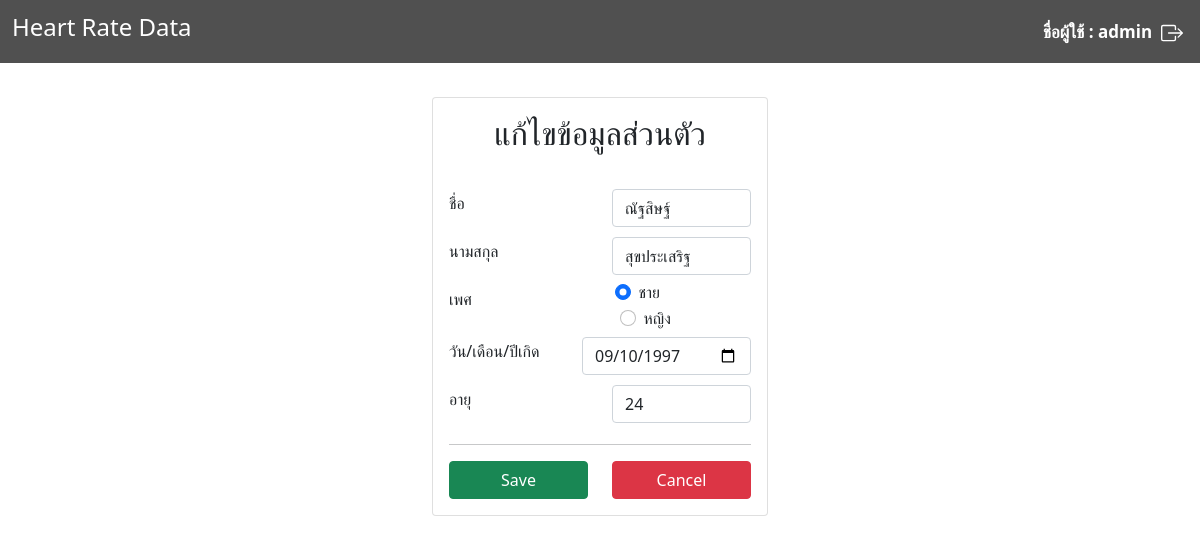
Page /admin_edituser.php?user=develop013 (signed in) on the committed database.
### tables this page shows
CREATE TABLE `userheartrate` (
  `id` int(100) NOT NULL,
  `username` varchar(255) NOT NULL,
  `password` varchar(255) NOT NULL,
  `fname` varchar(255) NOT NULL,
  `lname` varchar(255) NOT NULL,
  `gender` varchar(255) NOT NULL,
  `bdate` date NOT NULL,
  `age` int(100) NOT NULL,
  `date` varchar(255) NOT NULL,
  `time` time NOT NULL,
  `level` varchar(255) NOT NULL
);

### admin_edituser.php (the view, shortened to what this page needs)
<!DOCTYPE html>
<html>
<head>
    <link href="https://cdn.jsdelivr.net/npm/bootstrap@5.0.0-beta3/dist/css/bootstrap.min.css" rel="stylesheet">
    <link href="style.css" rel="stylesheet">
</head>
<link rel="stylesheet" type="text/css" href="https://cdn.datatables.net/v/bs4/jszip-2.5.0/dt-1.10.23/af-2.3.5/b-1.6.5/b-colvis-1.6.5/b-flash-1.6.5/b-html5-1.6.5/b-print-1.6.5/datatables.min.css" />
<body>
    <div name="HNavbar">
        <nav class="navbar navbar-expand-lg navbar-light " style="background-color: #505050; ">
            <div class="container-fluid">
                <a class="navbar-brand font-nav" style="color: white;" href="./admin_index.php">
                    <h4>Heart Rate Data</h4>
                </a>
                <span class="navbar-text" style="color: white;">
                    <?php
                    if (!$_SESSION["usersess"]) {
                        header("Location: ./login.php");
                    } else {
                        echo "<lable class=font_bold>ชื่อผู้ใช้ : " . $_SESSION["usersess"] . "</label>" . "&nbsp;" . "&nbsp;";
                        echo "<lable ><a href=./logout.php class='navbar-light'><svg xmlns='http://www.w3.org/2000/svg' width='22' height='22' fill='currentColor' class='bi bi-box-arrow-right logout' viewBox='0 0 16 16' alt='Logut'>
                        <path fill-rule='evenodd' d='M10 12.5a.5.5 0 0 1-.5.5h-8a.5.5 0 0 1-.5-.5v-9a.5.5 0 0 1 .5-.5h8a.5.5 0 0 1 .5.5v2a.5.5 0 0 0 1 0v-2A1.5 1.5 0 0 0 9.5 2h-8A1.5 1.5 0 0 0 0 3.5v9A1.5 1.5 0 0 0 1.5 14h8a1.5 1.5 0 0 0 1.5-1.5v-2a.5.5 0 0 0-1 0v2z'/>
                        <path fill-rule='evenodd' d='M15.854 8.354a.5.5 0 0 0 0-.708l-3-3a.5.5 0 0 0-.708.708L14.293 7.5H5.5a.5.5 0 0 0 0 1h8.793l-2.147 2.146a.5.5 0 0 0 .708.708l3-3z'/>
                      </svg></a></lable>";
                    }
                    ?>
                </span>
            </div>
        </nav>
        <br>
    </div>
    <div class="container">
        <div class="row">
            <div class="col">
                <div class="card userform">
                    <div class="card-body">
                        <?php
                        require_once './php/conn.php';
                        $custom = $_GET['user'];
                        $sql = "SELECT * FROM userheartrate WHERE username = '$custom' ";
                        $result = mysqli_query($conn, $sql);
                        $userinfo = mysqli_fetch_array($result);
                        extract($userinfo);
                        if (isset($id)) {
                            echo "<form class='styform' name='form_add' action='./php/admin_update_user.php' method='POST'>
                                <h2 class='Hinfo'>แก้ไขข้อมูลส่วนตัว</h2><br>
                                <input type='hidden' class='form-control' name='user_name' value = $custom>
                                <div class='row'>
                                    <label class='col col-form-label'>ชื่อ</label>
                                    <div class='col'>
                                        <input type='text' class='form-control' name='fname' onblur='check_name()' required value = $userinfo[fname]>
                                    </div>
                                </div>";
                            echo "
                                <div class='row mb'>
                                    <label class='col col-form-label'>นามสกุล</label>
                                    <div class='col'>
                                        <input type='text' class='form-control' name='lname' onblur='check_lastname()' required value = $userinfo[lname]>
                                    </div>
                                </div>";
                            if ($userinfo['gender'] == 'ชาย') {
                                echo "
                                <div class='row mb'>
                                    <label class='col col-form-label'>เพศ</label>
                                    <div class='col' style='margin-left: 5px;'>
                                        <div class='form-check form-check-inline'>
                                            <input class='form-check-input' type='radio' name='gender' id='inlineRadio1' value='ชาย' echo checked>
                                            <label class='form-check-label' for='inlineRadio1'>ชาย</label>
                                        </div>
                                        <div class='form-check form-check-inline' style='margin-left: 5px;'>
                                            <input class='form-check-input' type='radio' name='gender' id='inlineRadio2' value='หญิง'>
                                            <label class='form-check-label' >หญิง</label>
                                        </div>
                                    </div>
                                </div>";
                            }
                            echo "
                                <div class='row mb'>
                                    <label class='col col-form-label'>วัน/เดือน/ปีเกิด</label>
                                    <div class='col has-validation'>
                                        <input type='date' class='form-control' name='bdate' value = $userinfo[bdate]>
                                    </div>
                                </div>";
                            echo "
                                <div class='row mb'>
                                    <label class='col col-form-label'>อายุ</label>
                                    <div class='col'>
                                        <input type='text' class='form-control' name='age' onblur='check_num()' required value = $userinfo[age]>
                                    </div>
                                </div>";
                        }
                        ?>
                        <hr>
                        <div class="row">
                            <div class="col">
                                <input type="submit" class="btn btn-success" style="width:100%; margin:auto;" value="Save"><br>
                            </div>
                            <div class="col">
                                <input type="button" value="Cancel" class="btn btn-danger" style="width:100%;" onClick="document.location.href='admin_userdata.php?user=<?php echo $custom ?>';" />
                            </div>
                        </div>
                        </form>
                    </div>
                </div>
            </div>
        </div>
        <br>
</body>
</html>

### style.css (style rules this page uses)
* { margin: 0; padding: 0; box-sizing: border-box; }
.font-nav { color: white; }
.font_bold { font-size: 17px; font-weight: bold; color: white; margin: 5px; }
.logout { color: white; }
.form-control { margin-top: 5px; margin-bottom: 5px; }
.Hinfo { text-align: center; }
.col-form-label { text-align : left; }
.userform { margin-top: 10px; }

### admin_edituser.php (style rules this page uses)
.container { width: 30%; }

### rows in the picture
userheartrate: fname "ณัฐสิษฐ์", lname "สุขประเสริฐ", bdate "09/10/1997", age "24"

### other values in the picture
$_SESSION["usersess"] "admin"
